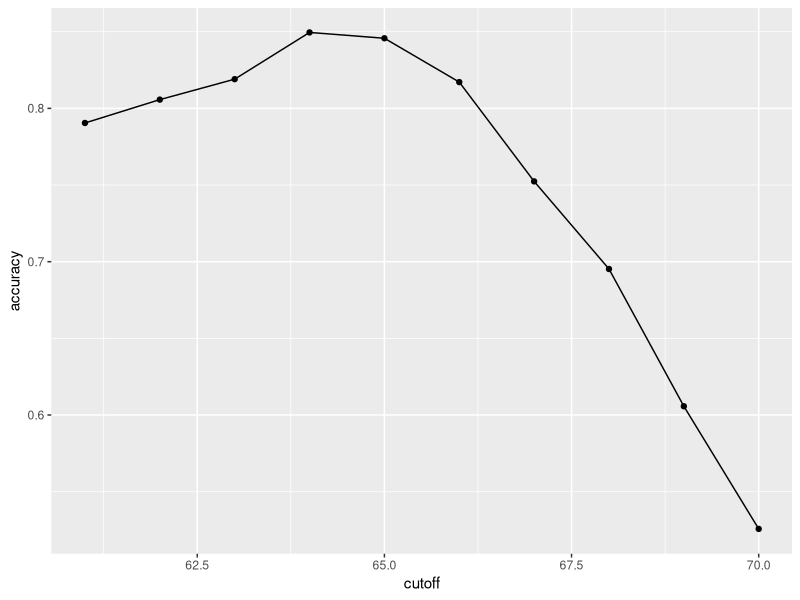
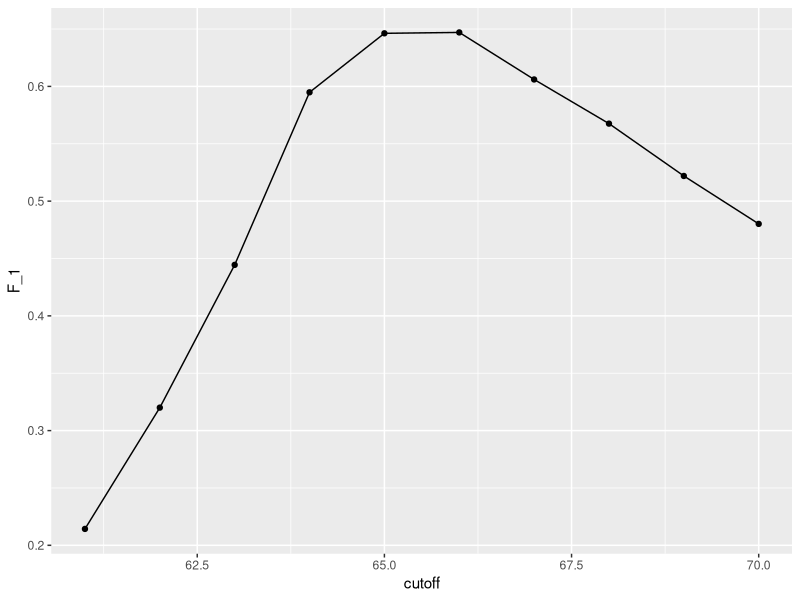
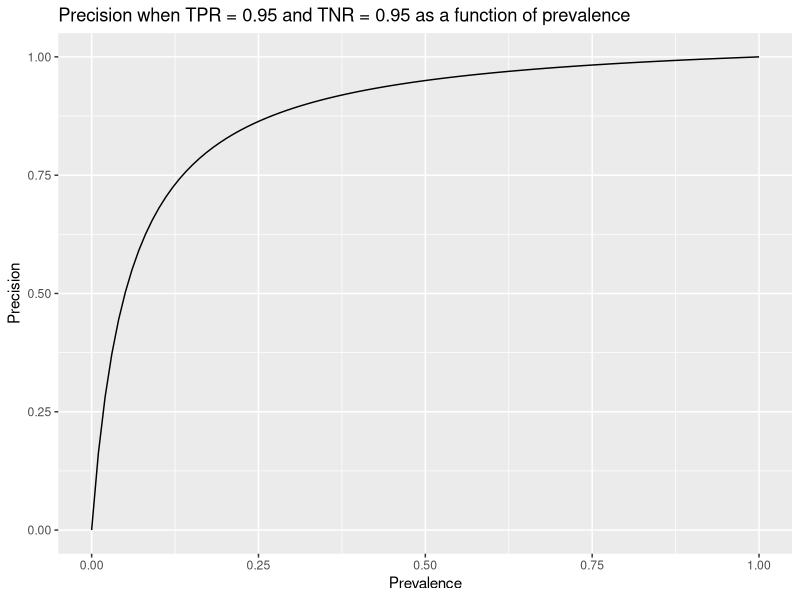
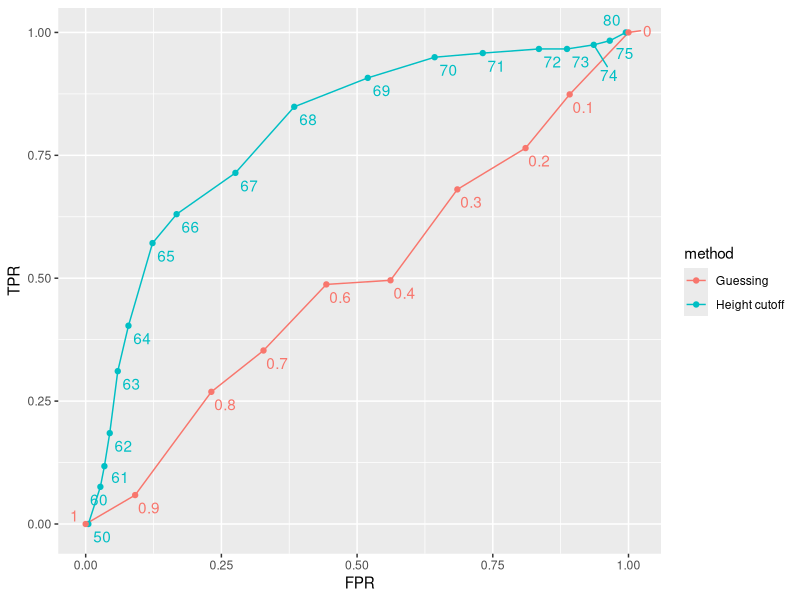
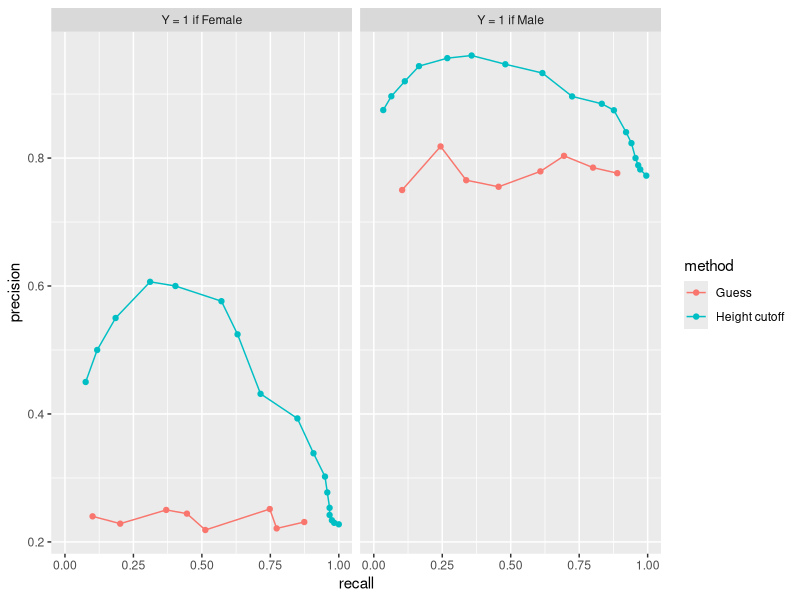

Write the R code that produced these figures, in order.
## ---- chunk 1
library(caret)
library(dslabs)

## ---- chunk 2
y <- heights$sex
x <- heights$height
## ---- chunk 3
set.seed(2007)
test_index <- createDataPartition(y, times = 1, p = 0.5, list = FALSE)
## ---- chunk 4
test_set <- heights[test_index, ]
train_set <- heights[-test_index, ]
## ---- chunk 5
y_hat <- sample(c("Male", "Female"), length(test_index), replace = TRUE)
## ---- chunk 6
y_hat <- sample(c("Male", "Female"), length(test_index), replace = TRUE) |>
  factor(levels = levels(test_set$sex))
## ---- chunk 7
mean(y_hat == test_set$sex)
## ---- chunk 8
library(tidyverse)
heights |> group_by(sex) |> summarize(avg = mean(height), sd = sd(height))
## ---- chunk 9
y_hat <- factor(ifelse(x > 62, "Male", "Female"), levels(test_set$sex))
## ---- chunk 10
mean(y == y_hat)
## ---- chunk 11
cutoff <- seq(61, 70)
accuracy <- sapply(cutoff, function(x){
  y_hat <- factor(ifelse(train_set$height > x, "Male", "Female"), levels = levels(test_set$sex))
  mean(y_hat == train_set$sex)
})
## ---- chunk 12
data.frame(cutoff, accuracy) |> 
  ggplot(aes(cutoff, accuracy)) + 
  geom_point() + 
  geom_line() 
## ---- chunk 13
max(accuracy)
## ---- chunk 14
best_cutoff <- cutoff[which.max(accuracy)]
best_cutoff
## ---- chunk 15
y_hat <- ifelse(test_set$height > best_cutoff, "Male", "Female") |> 
  factor(levels = levels(test_set$sex))
y_hat <- factor(y_hat)
mean(y_hat == test_set$sex)
## ---- chunk 16
cm <- confusionMatrix(data = y_hat, reference = test_set$sex)
cm$table
## ---- chunk 17
cm$byClass[c("Sensitivity", "Specificity")]
## ---- chunk 18
cm$byClass["Prevalence"]
## ---- chunk 19
mat <- matrix(c("True positives (TP)", "False negatives (FN)", 
                "False positives (FP)", "True negatives (TN)"), 2, 2)
colnames(mat) <- c("Actually Positive", "Actually Negative")
rownames(mat) <- c("Predicted positive", "Predicted negative")
tmp <- as.data.frame(mat)
if (knitr::is_html_output()){
  knitr::kable(tmp, "html") |>
    kableExtra::kable_styling(bootstrap_options = "striped", full_width = FALSE)
} else{
  knitr::kable(tmp, "latex", booktabs = TRUE) |>
    kableExtra::kable_styling(font_size = 8)
}
## ---- chunk 20
cm$overall["Accuracy"]
cm$byClass[c("Sensitivity","Specificity", "Prevalence")]
## ---- chunk 21
cutoff <- seq(61, 70)
F_1 <- sapply(cutoff, function(x){
  y_hat <- factor(ifelse(train_set$height > x, "Male", "Female"), levels(test_set$sex))
  F_meas(data = y_hat, reference = factor(train_set$sex))
})
## ---- chunk 22
data.frame(cutoff, F_1) |> 
  ggplot(aes(cutoff, F_1)) + 
  geom_point() + 
  geom_line() 
## ---- chunk 23
max(F_1)
## ---- chunk 24
best_cutoff <- cutoff[which.max(F_1)]
best_cutoff
## ---- chunk 25
y_hat <- ifelse(test_set$height > best_cutoff, "Male", "Female") |> 
  factor(levels = levels(test_set$sex))
sensitivity(data = y_hat, reference = test_set$sex)
specificity(data = y_hat, reference = test_set$sex)
## ---- chunk 26
tpr <- 0.95; fpr <- 0.05
prevalence <- seq(0,1,len = 100)
data.frame(Prevalence = prevalence,
           Precision = tpr * prevalence / (tpr*prevalence + fpr*(1 - prevalence))) |>
  ggplot(aes(Prevalence, Precision)) + geom_line() + 
  ggtitle("Precision when TPR = 0.95 and TNR = 0.95 as a function of prevalence")
## ---- chunk 27
p <- 0.9
n <- length(test_index)
y_hat <- sample(c("Male", "Female"), n, replace = TRUE, prob = c(p, 1 - p)) |> 
  factor(levels = levels(test_set$sex))
mean(y_hat == test_set$sex)
## ---- chunk 28
probs <- seq(0, 1, length.out = 10)
guessing <- sapply(probs, function(p){
  y_hat <- 
    sample(c("Male", "Female"), nrow(test_set), TRUE, c(p, 1 - p)) |> 
    factor(levels = c("Female", "Male"))
  c(FPR = 1 - specificity(y_hat, test_set$sex),
    TPR = sensitivity(y_hat, test_set$sex))
})
## ---- chunk 29
cutoffs <- c(50, seq(60, 75), 80)
height_cutoff <- sapply(cutoffs, function(x){
  y_hat <- ifelse(test_set$height > x, "Male", "Female") |> 
    factor(levels = c("Female", "Male"))
  c(FPR = 1 - specificity(y_hat, test_set$sex),
    TPR = sensitivity(y_hat, test_set$sex))
})
## ---- chunk 30
library(ggrepel)
tmp_1 <- map_df(cutoffs, function(x){
  y_hat <- ifelse(test_set$height > x, "Male", "Female") |> 
    factor(levels = c("Female", "Male"))
   list(method = "Height cutoff",
        cutoff = x, 
        FPR = 1 - specificity(y_hat, test_set$sex),
        TPR = sensitivity(y_hat, test_set$sex))
}) 
tmp_2 <- map_df(probs, function(p){
  y_hat <- 
    sample(c("Male", "Female"), nrow(test_set), replace = TRUE, prob = c(p, 1 - p)) |> 
    factor(levels = c("Female", "Male"))
  list(method = "Guessing",
       cutoff = round(p,1),
       FPR = 1 - specificity(y_hat, test_set$sex),
       TPR = sensitivity(y_hat, test_set$sex))
})

bind_rows(tmp_1, tmp_2) |>
  ggplot(aes(FPR, TPR, label = cutoff, color = method)) +
  geom_line() +
  geom_point() +
  geom_text_repel(nudge_x = 0.01, nudge_y = -0.01, show.legend = FALSE)
## ---- chunk 31
guessing <- map_df(probs[-1], function(p){
  y_hat <- sample(c("Male", "Female"), length(test_index), 
                  replace = TRUE, prob = c(p, 1 - p)) |> 
    factor(levels = c("Female", "Male"))
  list(method = "Guess",
    recall = sensitivity(y_hat, test_set$sex),
    precision = precision(y_hat, test_set$sex))
})

height_cutoff <- map_df(cutoffs[-1], function(x){
  y_hat <- ifelse(test_set$height > x, "Male", "Female") |> 
    factor(levels = c("Female", "Male"))
  list(method = "Height cutoff",
       recall = sensitivity(y_hat, test_set$sex),
    precision = precision(y_hat, test_set$sex))
})
tmp_1 <- bind_rows(guessing, height_cutoff) |> mutate(Positive = "Y = 1 if Female") 

guessing <- map_df(rev(probs)[-1], function(p){
  y_hat <- sample(c("Male", "Female"), length(test_index), replace = TRUE, 
                  prob = c(p, 1 - p)) |> 
    factor(levels = c("Male", "Female"))
  list(method = "Guess",
    recall = sensitivity(y_hat, relevel(test_set$sex, "Male", "Female")),
    precision = precision(y_hat, relevel(test_set$sex, "Male", "Female")))
})

height_cutoff <- map_df(rev(cutoffs)[-1], function(x){
  y_hat <- ifelse(test_set$height > x, "Male", "Female") |> 
    factor(levels = c("Male", "Female"))
  list(method = "Height cutoff",
       recall = sensitivity(y_hat, relevel(test_set$sex, "Male", "Female")),
    precision = precision(y_hat, relevel(test_set$sex, "Male", "Female")))
})
tmp_2 <- bind_rows(guessing, height_cutoff) |> mutate(Positive = "Y = 1 if Male") 

bind_rows(tmp_1, tmp_2) |>
  ggplot(aes(recall, precision, color = method)) +
  geom_line() +
  geom_point() +
  facet_wrap(~ Positive)
